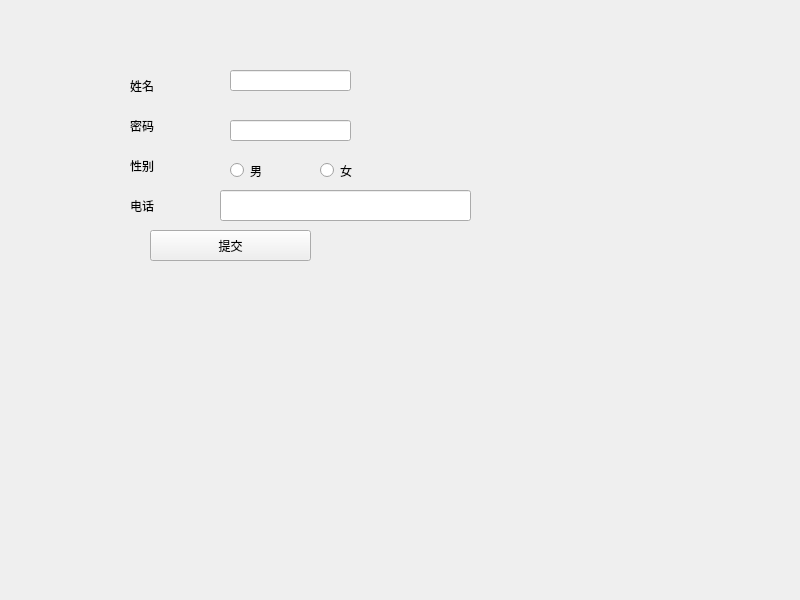
<?xml version="1.0" encoding="UTF-8"?>
<ui version="4.0">
 <class>Widget</class>
 <widget class="QWidget" name="Widget">
  <property name="geometry">
   <rect>
    <x>0</x>
    <y>0</y>
    <width>800</width>
    <height>600</height>
   </rect>
  </property>
  <property name="windowTitle">
   <string>Widget</string>
  </property>
  <widget class="QLabel" name="label">
   <property name="geometry">
    <rect>
     <x>130</x>
     <y>70</y>
     <width>91</width>
     <height>31</height>
    </rect>
   </property>
   <property name="text">
    <string>姓名</string>
   </property>
  </widget>
  <widget class="QLabel" name="label_2">
   <property name="geometry">
    <rect>
     <x>130</x>
     <y>110</y>
     <width>91</width>
     <height>31</height>
    </rect>
   </property>
   <property name="text">
    <string>密码</string>
   </property>
  </widget>
  <widget class="QLabel" name="label_3">
   <property name="geometry">
    <rect>
     <x>130</x>
     <y>150</y>
     <width>91</width>
     <height>31</height>
    </rect>
   </property>
   <property name="text">
    <string>性别</string>
   </property>
  </widget>
  <widget class="QLabel" name="label_4">
   <property name="geometry">
    <rect>
     <x>130</x>
     <y>190</y>
     <width>91</width>
     <height>31</height>
    </rect>
   </property>
   <property name="text">
    <string>电话</string>
   </property>
  </widget>
  <widget class="QLineEdit" name="lineEdit_name">
   <property name="geometry">
    <rect>
     <x>230</x>
     <y>70</y>
     <width>121</width>
     <height>21</height>
    </rect>
   </property>
  </widget>
  <widget class="QLineEdit" name="lineEdit_name_password">
   <property name="geometry">
    <rect>
     <x>230</x>
     <y>120</y>
     <width>121</width>
     <height>21</height>
    </rect>
   </property>
  </widget>
  <widget class="QLineEdit" name="lineEdit_name_phone">
   <property name="geometry">
    <rect>
     <x>220</x>
     <y>190</y>
     <width>251</width>
     <height>31</height>
    </rect>
   </property>
  </widget>
  <widget class="QPushButton" name="pushButton_submit">
   <property name="geometry">
    <rect>
     <x>150</x>
     <y>230</y>
     <width>161</width>
     <height>31</height>
    </rect>
   </property>
   <property name="text">
    <string>提交</string>
   </property>
  </widget>
  <widget class="QRadioButton" name="radioButton_female">
   <property name="geometry">
    <rect>
     <x>320</x>
     <y>160</y>
     <width>81</width>
     <height>21</height>
    </rect>
   </property>
   <property name="text">
    <string>女</string>
   </property>
  </widget>
  <widget class="QRadioButton" name="radioButton_male">
   <property name="geometry">
    <rect>
     <x>230</x>
     <y>160</y>
     <width>81</width>
     <height>21</height>
    </rect>
   </property>
   <property name="text">
    <string>男</string>
   </property>
  </widget>
 </widget>
 <resources/>
 <connections/>
</ui>
